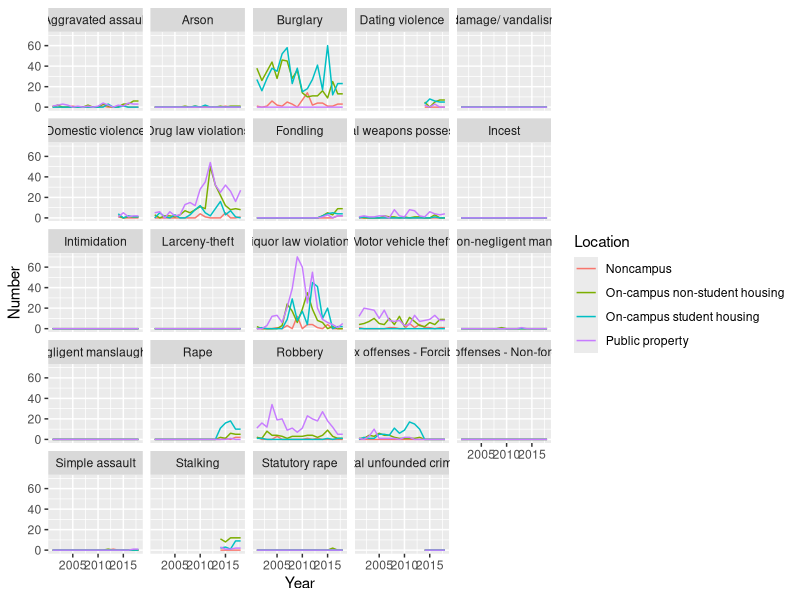
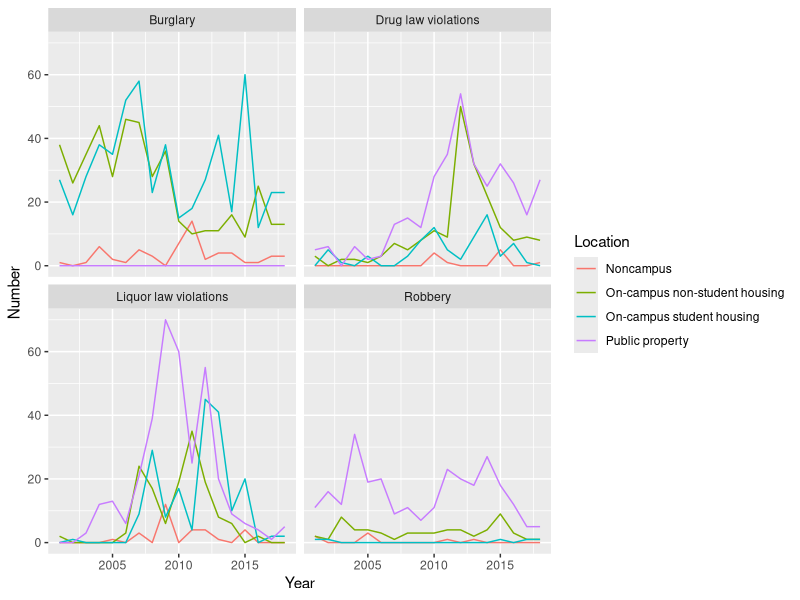

R code for these plots, in order:
## ---- chunk 1
knitr::opts_chunk$set(echo = TRUE)
## ---- chunk 2
require(readr)
require(dplyr)
require(ggplot2)

crime <- read_csv("yale_crime_merged.csv")
## ---- chunk 3
crime %>%
	group_by(Year, Subcategory, Location) %>%
	summarize(Number = sum(Number)) %>%
	ggplot(aes(Year, Number, color = Location)) +
	geom_line() +
	facet_wrap(~Subcategory)
## ---- chunk 4
crime %>%
	filter(Subcategory %in% c("Burglary", "Drug law violations", "Liquor law violations", "Robbery")) %>%
	group_by(Year, Subcategory, Location) %>%
	summarize(Number = sum(Number)) %>%
	ggplot(aes(Year, Number, color = Location)) +
	geom_line() +
	facet_wrap(~Subcategory)
